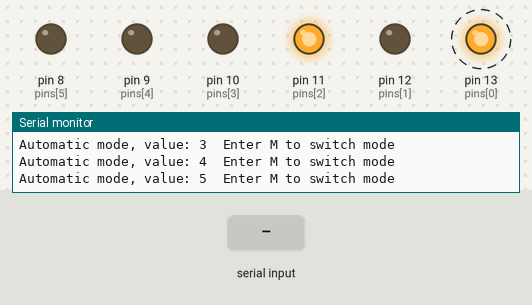
Simulated run of this sketch. Board: Arduino Uno, built with avr-gcc and run on an emulated ATmega328P. Parts: output pins drawn as LEDs (lit = HIGH), the last lines printed to the serial monitor. Dashed ring = blinking. Inputs (shaded band) come from the test bench.

Above: at 1.2 s.
1.3 s: "M" received over Serial
At 1.3 s:
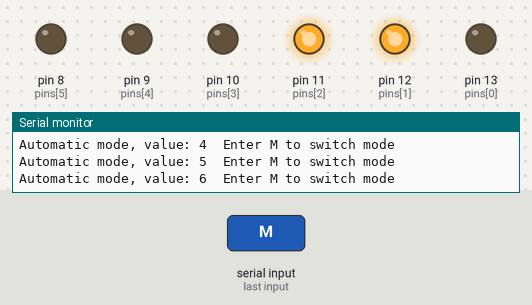
2.9 s: "1" received over Serial
At 3.9 s:
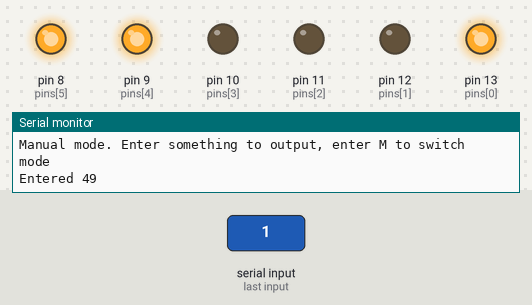
4.4 s: "0" received over Serial
At 5.0 s:
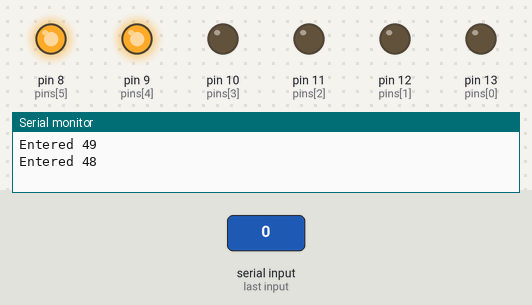
5.9 s: "2" received over Serial
At 7.1 s:
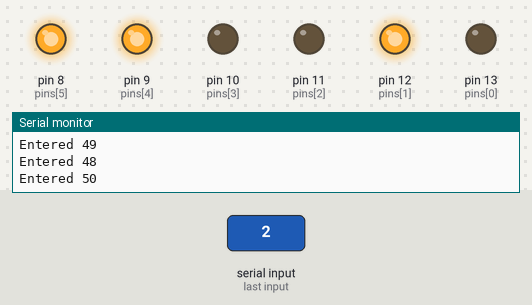
7.4 s: "M" received over Serial
At 7.6 s:
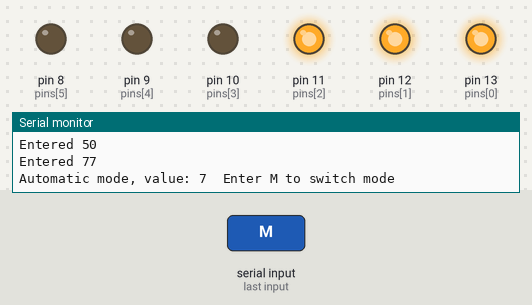
Timing chart, 0 to 20.4 s (numbered marks = the images above; inputs shaded):
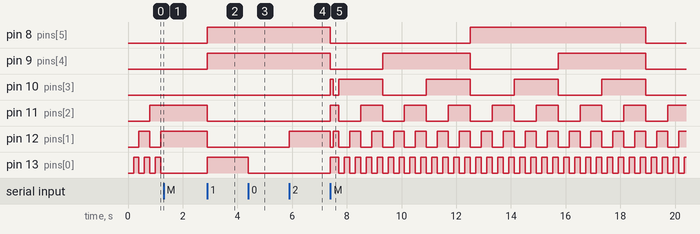

The sketch:

Serial-blinky.ino
```cpp
/*
 * INF471C - Connected Objects and the Internet of Things (IoT)
 * Arduino basics - Serial
 * Ilja Tihhanovski
 *
 * Main functionality implemented in method binaryOutput is to show given value bits using LED-s
 * I used same electrical scheme and just enhanced the code to explore possibilities offered by Serial
 *
 * This code based on example from Arduino:
 * https://www.arduino.cc/en/Tutorial/BuiltInExamples/Blink
 */

// it is possible to use another pins or use more pins changing pins array contents and/or pinsCount
unsigned short int pins[] = {13, 12, 11, 10, 9, 8};   // Array of pins numbers
unsigned short int pinsCount = 6;                     // Count of pins used
unsigned short int value;                             // value we will show
unsigned short int incoming = 0;                      // Last byte received from Serial

#define MODE_AUTOMATIC 0                              // Just like previous hand-in
#define MODE_SERIAL_INPUT 1                           // Wait for input and output bytes to LED-s

unsigned short mode = MODE_AUTOMATIC;                 // Current operation mode

void setup() {

  for(unsigned short int i = 0; i < pinsCount; i++)   // Initialize pins as an output.
    pinMode(pins[i], OUTPUT);

  value = 0;                                          // Initialize value we will output.

  Serial.begin(9600);                                 // Start serial for debugging reasons
}

//Switches LEDs according to bits in argument v
void binaryOutput(unsigned short int v)
{
  for(unsigned short int i = 0; i < pinsCount; i++)
  {
    if(v & 1)                                         // bitwise compare value with 1, eg is lowest bit in v set
      digitalWrite(pins[i], HIGH);                    // if bit = 1, turn the LED on
    else
      digitalWrite(pins[i], LOW);                     // if bit != 1, turn the LED off
    v = v >> 1;                                       // shift value one bit to the right, so at next iteration we will check next bit
  }
}

//check if we need to switch mode
void checkSwitchMode(unsigned short int b)
{
  if(b == 'M')
  {
    if(mode == MODE_AUTOMATIC)
    {
      mode = MODE_SERIAL_INPUT;
      outputManualModeMessage();
    }
    else
      mode = MODE_AUTOMATIC;
  }

}

void outputManualModeMessage()
{
  Serial.println("Manual mode. Enter something to output, enter M to switch mode");
}

void loop() {
  if(mode == MODE_AUTOMATIC)                            // if current mode is automatic
  {
    Serial.print("Automatic mode, value: ");
    Serial.print(value);                                // output value to serial
    Serial.println("\tEnter M to switch mode");
    binaryOutput(value);                                // set LEDs according to value
    delay(200);                                         // wait for 0.2 seconds
    value++;                                            // increment value
    if(value >= 64)                                     // if value is too big to display (2*6 -1)
      value = 0;

    if (Serial.available() > 0) {                       // check if mode needs to be switched
      incoming = Serial.read();
      checkSwitchMode(incoming);
    }
  }

  // We read only one byte at once to make loop method take as little time as possible.
  // (in case of many bytes sent to Arduino, next byte will be read during "next loop method iteration")
  // Serial port operations may be time consuming, so in case we want to do something "real-time"
  // we should avoid long loops.
  // One possibility is to avoid loops (for, while) inside loop method.
  if(mode == MODE_SERIAL_INPUT)                         // manual mode:
  {
    if (Serial.available() > 0) {                       // if we got something from Serial
      incoming = Serial.read();                         // read next byte
      if(incoming != 10)                                // ignore LF
      {
        Serial.print("Entered ");                       // output entered value
        Serial.println(incoming, DEC);
        binaryOutput(incoming);
        checkSwitchMode(incoming);                      // check if mode needs to be switched
        delay(100);                                     // wait for 0.1 seconds
      }
    }
  }
}
```

Measured:
- after the input at 1.3 s, pin 10 (pins[3]): stays LOW (without the input it goes to HIGH after 0.30 s); pin 11 (pins[2]): stays HIGH (without the input it goes to LOW after 0.30 s); pin 12 (pins[1]): stops changing and stays HIGH; pin 13 (pins[0]): stops changing and stays LOW
- after the input at 2.9 s, pin 8 (pins[5]), pin 9 (pins[4]), pin 13 (pins[0]): LOW → HIGH at once; pin 11 (pins[2]), pin 12 (pins[1]): HIGH → LOW at once
- after the input at 4.4 s, pin 13 (pins[0]): HIGH → LOW at once
- after the input at 5.9 s, pin 12 (pins[1]): LOW → HIGH at once
- after the input at 7.4 s, pin 8 (pins[5]): HIGH → LOW at once, → HIGH 5.1 s later, → LOW 6.4 s later; pin 9 (pins[4]): goes LOW 1.9 s, HIGH 3.2 s, LOW 3.2 s, HIGH 3.2 s, then LOW, starting at once
- by itself, pin 13 (pins[0]): alternates HIGH for 0.20 s and LOW for 0.20 s
